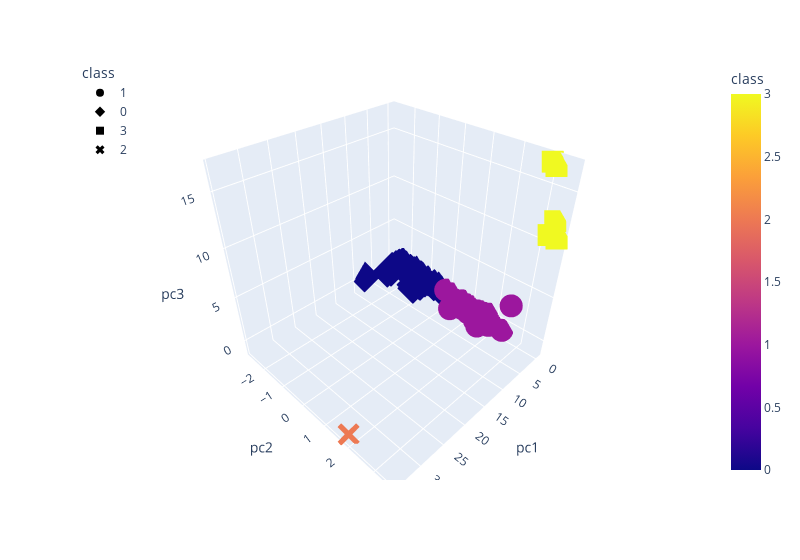

Source (notebook cell):
### Markdown cell above
### Deliverable 4: Visualizing Cryptocurrencies Results

#### 3D-Scatter with Clusters

### Code cell
# Creating a 3D-Scatter with the PCA data and the clusters
fig = px.scatter_3d(
        clustered_df,
        x='pc1',
        y='pc2',
        z='pc3',
        color= 'class',
        symbol= 'class',
        hover_name = 'CoinName',
        hover_data = ['CoinName', 'Algorithm'],
        width=800)
fig.update_layout(legend=dict(x=0, y=1))

fig.show()

### Figure 1 — Plotly figure (JSON) as saved in the notebook; plotly's stock layout.template omitted (floating-point values rounded to 4 significant figures; data arrays with more than 128 entries replaced by an {"elided": "..."} marker saying what was removed)
{"data": [{"customdata": {"elided": "288x2 str values"}, "hovertemplate": "<b>%{hovertext}</b><br><br>class=%{marker.color}<br>pc1=%{x}<br>pc2=%{y}<br>pc3=%{z}<br>CoinName=%{customdata[0]}<br>Algorithm=%{customdata[1]}<extra></extra>", "hovertext": {"elided": "288 str values"}, "legendgroup": "1", "marker": {"color": {"elided": "288 int values"}, "coloraxis": "coloraxis", "symbol": "circle"}, "mode": "markers", "name": "1", "scene": "scene", "showlegend": true, "type": "scatter3d", "x": {"elided": "288 float values"}, "y": {"elided": "288 float values"}, "z": {"elided": "288 float values"}}, {"customdata": {"elided": "238x2 str values"}, "hovertemplate": "<b>%{hovertext}</b><br><br>class=%{marker.color}<br>pc1=%{x}<br>pc2=%{y}<br>pc3=%{z}<br>CoinName=%{customdata[0]}<br>Algorithm=%{customdata[1]}<extra></extra>", "hovertext": {"elided": "238 str values"}, "legendgroup": "0", "marker": {"color": {"elided": "238 int values"}, "coloraxis": "coloraxis", "symbol": "diamond"}, "mode": "markers", "name": "0", "scene": "scene", "showlegend": true, "type": "scatter3d", "x": {"elided": "238 float values"}, "y": {"elided": "238 float values"}, "z": {"elided": "238 float values"}}, {"customdata": [["BiblePay", "Proof-of-BibleHash"], ["LitecoinCash", "SHA-256 + Hive"], ["Poa Network", "Proof-of-Authority"], ["Acute Angle Cloud", "ECC 256K1"], ["Waves", "Leased POS"]], "hovertemplate": "<b>%{hovertext}</b><br><br>class=%{marker.color}<br>pc1=%{x}<br>pc2=%{y}<br>pc3=%{z}<br>CoinName=%{customdata[0]}<br>Algorithm=%{customdata[1]}<extra></extra>", "hovertext": ["BiblePay", "LitecoinCash", "Poa Network", "Acute Angle Cloud", "Waves"], "legendgroup": "3", "marker": {"color": [3, 3, 3, 3, 3], "coloraxis": "coloraxis", "symbol": "square"}, "mode": "markers", "name": "3", "scene": "scene", "showlegend": true, "type": "scatter3d", "x": [-0.2224, -0.3674, -0.2758, -0.3885, -0.2226], "y": [2.993, 3.376, 3.28, 3.103, 3.528], "z": [16.97, 12.37, 11.0, 16.7, 11.0]}, {"customdata": [["BitTorrent", "TRC10"]], "hovertemplate": "<b>%{hovertext}</b><br><br>class=%{marker.color}<br>pc1=%{x}<br>pc2=%{y}<br>pc3=%{z}<br>CoinName=%{customdata[0]}<br>Algorithm=%{customdata[1]}<extra></extra>", "hovertext": ["BitTorrent"], "legendgroup": "2", "marker": {"color": [2], "coloraxis": "coloraxis", "symbol": "x"}, "mode": "markers", "name": "2", "scene": "scene", "showlegend": true, "type": "scatter3d", "x": [34.23], "y": [1.797], "z": [-1.177]}], "layout": {"coloraxis": {"colorbar": {"title": {"text": "class"}}, "colorscale": [[0, "#0d0887"], [0.1111, "#46039f"], [0.2222, "#7201a8"], [0.3333, "#9c179e"], [0.4444, "#bd3786"], [0.5556, "#d8576b"], [0.6667, "#ed7953"], [0.7778, "#fb9f3a"], [0.8889, "#fdca26"], [1, "#f0f921"]]}, "legend": {"title": {"text": "class"}, "tracegroupgap": 0, "x": 0, "y": 1}, "margin": {"t": 60}, "scene": {"domain": {"x": [0, 1], "y": [0, 1]}, "xaxis": {"title": {"text": "pc1"}}, "yaxis": {"title": {"text": "pc2"}}, "zaxis": {"title": {"text": "pc3"}}}, "width": 800}}
